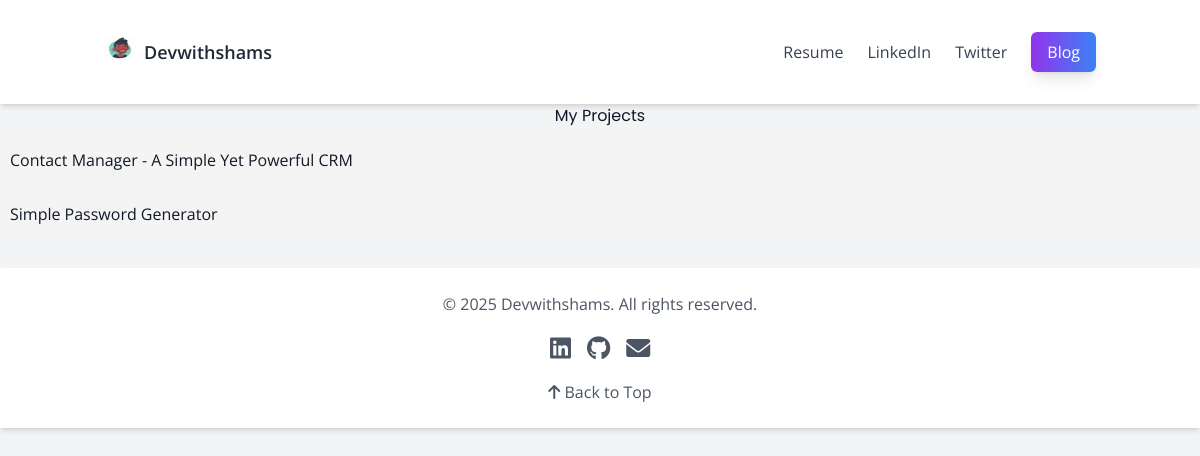
Page /lists/ on the committed database.
### portfolio/models.py (models this page shows)
class Project(models.Model):
    title = models.CharField(max_length=100)
    description = models.TextField()
    image = models.ImageField(upload_to='portfolio/images/')
    url = models.URLField(blank=True)
    def __str__(self):
        return self.title

### portfolio/views.py (the view)
# urls.py: path('lists/', views.ListView, name='lists'),
def ListView(request):
    lists = Project.objects.all()
    return render(request, 'portfolio/lists.html', {'lists': lists})

### portfolio/templates/portfolio/lists.html (shortened to what this page needs)
{% extends "portfolio/base.html" %}
{% load static %}
{% block content %}
<div class="div-lists">
    <h1>My Projects</h1>
    <ul class="project-list">
        {% for list in lists %}
            <li><a href="{% url '' %}">{{ list }}</a></li>
        {% empty %}
            <li>No projects found.</li>
        {% endfor %}
    </ul>
</div>
{% endblock %}

### portfolio/static/portfolio/style.css (style rules this page uses)
:root { --primary-color: #007bff; --secondary-color: #ff5722; --background-color: #f9f9f9; --text-color: #333; --dark-bg: #1a1a1a; --white: #ffffff; --gray: #666; --transition: all 0.3s ease; }
body { font-family: 'Open Sans', sans-serif; margin: 0; padding: 0; background-color: var(--background-color); color: var(--text-color); line-height: 1.6; }
a { color: var(--primary-color); text-decoration: none; transition: var(--transition); }
h1, h2, h3, h4, h5, h6 { font-family: 'Poppins', sans-serif; font-weight: 600; margin: 0 0 1rem; }
:root { --primary-color: #007bff; --secondary-color: #ff5722; --background-color: #f9f9f9; --text-color: #333; --white: #ffffff; --transition: all 0.3s ease; }

### portfolio/templates/portfolio/lists.html (style rules this page uses)
h1 { text-align: center; }
.project-list { list-style-type: none; padding: 0; }
.project-list li { background: #f4f4f4; margin: 10px 0; padding: 10px; border-radius: 5px; }

### rows in the picture
Project: title "Contact Manager - A Simple Yet Powerful CRM"
Project: title "Simple Password Generator"
